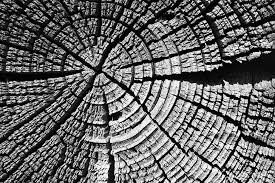
#> input picture Edge_Detectors/img.jpeg, 275 x 183 px
$ python Canny.py
#> lines starting #> are read from the running program, lines starting #| are printed output that depends on the picture
import cv2
from matplotlib import pyplot as plt
img = cv2.imread('img.jpeg', cv2.IMREAD_GRAYSCALE)
#> img is the input picture: shape (183, 275); min 0, max 255, mean 103.5
edges = cv2.Canny(img, 100, 200)
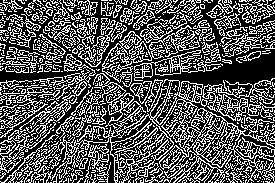
#> edges: shape (183, 275); 34.8% white in thin lines or dots
plt.imshow(edges, cmap='gray')
plt.title('Canny Edge Detection')
plt.show()
